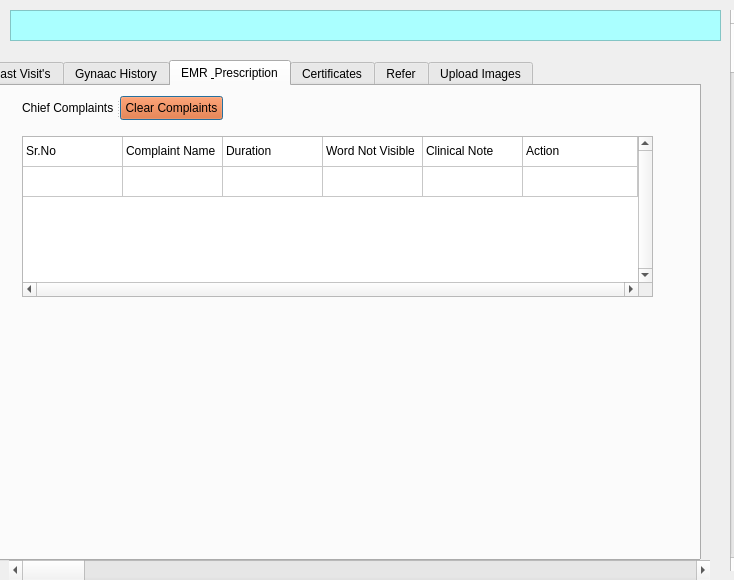
<?xml version="1.0" encoding="UTF-8"?>
<ui version="4.0">
 <class>Dialog</class>
 <widget class="QDialog" name="Dialog">
  <property name="geometry">
   <rect>
    <x>0</x>
    <y>0</y>
    <width>734</width>
    <height>580</height>
   </rect>
  </property>
  <property name="maximumSize">
   <size>
    <width>5000</width>
    <height>5000</height>
   </size>
  </property>
  <property name="tabletTracking">
   <bool>true</bool>
  </property>
  <property name="windowTitle">
   <string>Dialog</string>
  </property>
  <widget class="QTabWidget" name="upload_tab">
   <property name="geometry">
    <rect>
     <x>-20</x>
     <y>60</y>
     <width>721</width>
     <height>501</height>
    </rect>
   </property>
   <property name="focusPolicy">
    <enum>Qt::TabFocus</enum>
   </property>
   <property name="tabShape">
    <enum>QTabWidget::Rounded</enum>
   </property>
   <property name="currentIndex">
    <number>2</number>
   </property>
   <widget class="QWidget" name="tab">
    <attribute name="title">
     <string>Past Visit's</string>
    </attribute>
   </widget>
   <widget class="QWidget" name="tab_2">
    <attribute name="title">
     <string>Gynaac History</string>
    </attribute>
   </widget>
   <widget class="QWidget" name="tab_3">
    <attribute name="title">
     <string>EMR &amp; Prescription</string>
    </attribute>
    <widget class="QSplitter" name="splitter">
     <property name="geometry">
      <rect>
       <x>40</x>
       <y>10</y>
       <width>201</width>
       <height>24</height>
      </rect>
     </property>
     <property name="orientation">
      <enum>Qt::Horizontal</enum>
     </property>
     <widget class="QLabel" name="label">
      <property name="text">
       <string>Chief Complaints</string>
      </property>
     </widget>
     <widget class="QPushButton" name="pushButton">
      <property name="styleSheet">
       <string notr="true">background-color: rgb(255, 85, 0);</string>
      </property>
      <property name="text">
       <string>Clear Complaints</string>
      </property>
     </widget>
    </widget>
    <widget class="QTableWidget" name="tableWidget">
     <property name="geometry">
      <rect>
       <x>40</x>
       <y>50</y>
       <width>631</width>
       <height>161</height>
      </rect>
     </property>
     <property name="contextMenuPolicy">
      <enum>Qt::DefaultContextMenu</enum>
     </property>
     <property name="lineWidth">
      <number>2</number>
     </property>
     <property name="midLineWidth">
      <number>1</number>
     </property>
     <property name="verticalScrollBarPolicy">
      <enum>Qt::ScrollBarAlwaysOn</enum>
     </property>
     <property name="horizontalScrollBarPolicy">
      <enum>Qt::ScrollBarAlwaysOn</enum>
     </property>
     <property name="sizeAdjustPolicy">
      <enum>QAbstractScrollArea::AdjustToContentsOnFirstShow</enum>
     </property>
     <property name="rowCount">
      <number>2</number>
     </property>
     <property name="columnCount">
      <number>6</number>
     </property>
     <attribute name="horizontalHeaderVisible">
      <bool>false</bool>
     </attribute>
     <attribute name="horizontalHeaderMinimumSectionSize">
      <number>4</number>
     </attribute>
     <attribute name="horizontalHeaderDefaultSectionSize">
      <number>100</number>
     </attribute>
     <attribute name="horizontalHeaderShowSortIndicator" stdset="0">
      <bool>true</bool>
     </attribute>
     <attribute name="horizontalHeaderStretchLastSection">
      <bool>true</bool>
     </attribute>
     <attribute name="verticalHeaderVisible">
      <bool>false</bool>
     </attribute>
     <attribute name="verticalHeaderCascadingSectionResizes">
      <bool>true</bool>
     </attribute>
     <attribute name="verticalHeaderShowSortIndicator" stdset="0">
      <bool>true</bool>
     </attribute>
     <attribute name="verticalHeaderStretchLastSection">
      <bool>false</bool>
     </attribute>
     <row/>
     <row/>
     <column/>
     <column/>
     <column/>
     <column/>
     <column/>
     <column/>
     <item row="0" column="0">
      <property name="text">
       <string>Sr.No</string>
      </property>
     </item>
     <item row="0" column="1">
      <property name="text">
       <string>Complaint Name</string>
      </property>
     </item>
     <item row="0" column="2">
      <property name="text">
       <string>Duration</string>
      </property>
     </item>
     <item row="0" column="3">
      <property name="text">
       <string>Word Not Visible</string>
      </property>
     </item>
     <item row="0" column="4">
      <property name="text">
       <string>Clinical Note</string>
      </property>
     </item>
     <item row="0" column="5">
      <property name="text">
       <string>Action</string>
      </property>
     </item>
    </widget>
   </widget>
   <widget class="QWidget" name="tab_5">
    <attribute name="title">
     <string>Certificates</string>
    </attribute>
   </widget>
   <widget class="QWidget" name="tab_6">
    <attribute name="title">
     <string>Refer</string>
    </attribute>
   </widget>
   <widget class="QWidget" name="tab_4">
    <attribute name="title">
     <string>Upload Images</string>
    </attribute>
   </widget>
  </widget>
  <widget class="QTextBrowser" name="textBrowser">
   <property name="geometry">
    <rect>
     <x>10</x>
     <y>10</y>
     <width>711</width>
     <height>31</height>
    </rect>
   </property>
   <property name="styleSheet">
    <string notr="true">background-color: rgb(170, 255, 255);</string>
   </property>
  </widget>
  <widget class="QScrollBar" name="verticalScrollBar">
   <property name="geometry">
    <rect>
     <x>730</x>
     <y>10</y>
     <width>16</width>
     <height>561</height>
    </rect>
   </property>
   <property name="orientation">
    <enum>Qt::Vertical</enum>
   </property>
  </widget>
  <widget class="QScrollBar" name="horizontalScrollBar">
   <property name="geometry">
    <rect>
     <x>9</x>
     <y>560</y>
     <width>701</width>
     <height>20</height>
    </rect>
   </property>
   <property name="orientation">
    <enum>Qt::Horizontal</enum>
   </property>
  </widget>
 </widget>
 <resources/>
 <connections/>
</ui>
